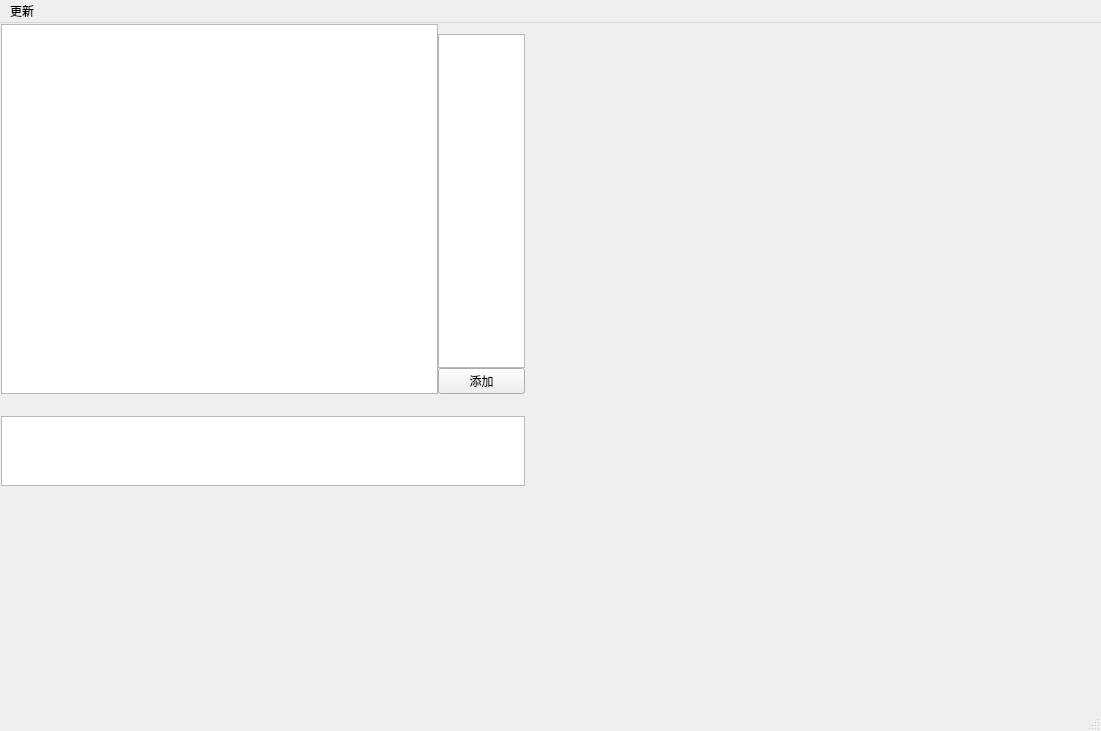
<?xml version="1.0" encoding="UTF-8"?>
<ui version="4.0">
 <class>ConfigTab</class>
 <widget class="QMainWindow" name="ConfigTab">
  <property name="geometry">
   <rect>
    <x>0</x>
    <y>0</y>
    <width>1101</width>
    <height>731</height>
   </rect>
  </property>
  <property name="windowTitle">
   <string>ConfigTable</string>
  </property>
  <widget class="QWidget" name="centralwidget">
   <widget class="QLabel" name="shadow">
    <property name="geometry">
     <rect>
      <x>-1</x>
      <y>-1</y>
      <width>1111</width>
      <height>701</height>
     </rect>
    </property>
   </widget>
   <widget class="QWidget" name="layoutWidget">
    <property name="geometry">
     <rect>
      <x>1</x>
      <y>1</y>
      <width>524</width>
      <height>462</height>
     </rect>
    </property>
    <layout class="QVBoxLayout" name="verticalLayout_3" stretch="100,6,10">
     <property name="spacing">
      <number>0</number>
     </property>
     <item>
      <layout class="QHBoxLayout" name="horizontalLayout" stretch="10,2">
       <item>
        <widget class="QTableWidget" name="tab_config"/>
       </item>
       <item>
        <layout class="QVBoxLayout" name="verticalLayout_2" stretch="10,1">
         <property name="topMargin">
          <number>10</number>
         </property>
         <item>
          <widget class="QTextEdit" name="textEdit"/>
         </item>
         <item>
          <widget class="QPushButton" name="add_config">
           <property name="text">
            <string>添加</string>
           </property>
          </widget>
         </item>
        </layout>
       </item>
      </layout>
     </item>
     <item>
      <layout class="QHBoxLayout" name="hverticalLayout">
       <item>
        <widget class="QLabel" name="label">
         <property name="text">
          <string/>
         </property>
        </widget>
       </item>
       <item>
        <widget class="QLabel" name="label_2">
         <property name="text">
          <string/>
         </property>
        </widget>
       </item>
      </layout>
     </item>
     <item>
      <widget class="QTextEdit" name="textEdit_2"/>
     </item>
    </layout>
   </widget>
  </widget>
  <widget class="QMenuBar" name="menubar">
   <property name="geometry">
    <rect>
     <x>0</x>
     <y>0</y>
     <width>1101</width>
     <height>26</height>
    </rect>
   </property>
   <widget class="QMenu" name="menu">
    <property name="title">
     <string>更新</string>
    </property>
    <addaction name="action11"/>
    <addaction name="action22"/>
   </widget>
   <addaction name="menu"/>
  </widget>
  <widget class="QStatusBar" name="statusbar"/>
  <action name="action11">
   <property name="text">
    <string>下载更新</string>
   </property>
  </action>
  <action name="action22">
   <property name="text">
    <string>更新</string>
   </property>
  </action>
 </widget>
 <resources/>
 <connections/>
</ui>
